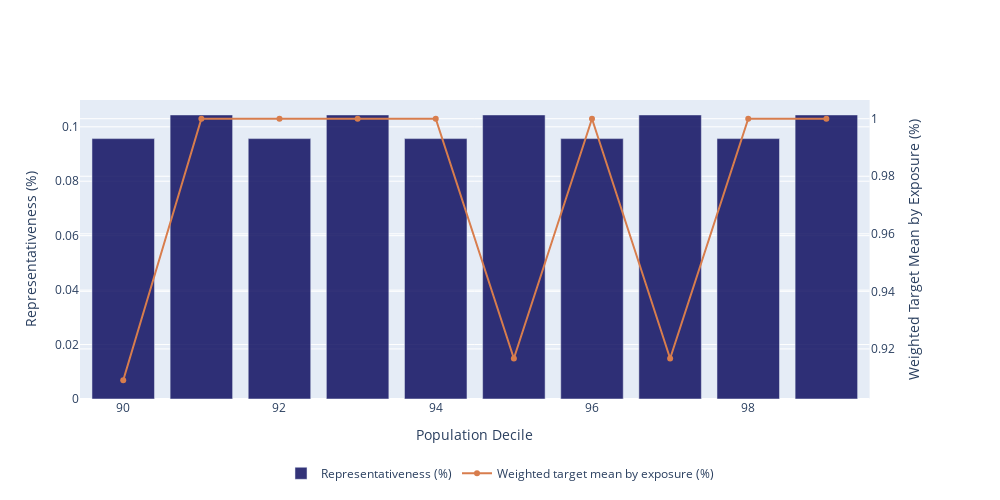

Notebook code for this chart:
### Code cell
plot_target_vs_score(y_true, y_pred, quantiles=100, lower_limit=90)

### Figure 1 — Plotly figure (JSON) as saved in the notebook; plotly's stock layout.template omitted (floating-point values rounded to 4 significant figures)
{"data": [{"marker": {"color": "rgba(0, 0, 87, .8)"}, "name": "Representativeness (%)", "type": "bar", "x": [90, 91, 92, 93, 94, 95, 96, 97, 98, 99], "xaxis": "x", "y": [0.09565, 0.1043, 0.09565, 0.1043, 0.09565, 0.1043, 0.09565, 0.1043, 0.09565, 0.1043], "yaxis": "y"}, {"marker": {"color": "rgb(216, 125, 77)"}, "name": "Weighted target mean by exposure (%)", "type": "scatter", "x": [90, 91, 92, 93, 94, 95, 96, 97, 98, 99], "xaxis": "x", "y": [0.9091, 1, 1, 1, 1, 0.9167, 1, 0.9167, 1, 1], "yaxis": "y2"}], "layout": {"height": 500, "legend": {"orientation": "h", "x": 0.5, "xanchor": "center", "y": -0.2}, "width": 1000, "xaxis": {"anchor": "y", "domain": [0, 0.94], "title": {"text": "Population Decile"}}, "yaxis": {"anchor": "x", "domain": [0, 1], "title": {"text": "Representativeness (%)"}}, "yaxis2": {"anchor": "x", "overlaying": "y", "side": "right", "title": {"text": "Weighted Target Mean by Exposure (%)"}}}}
